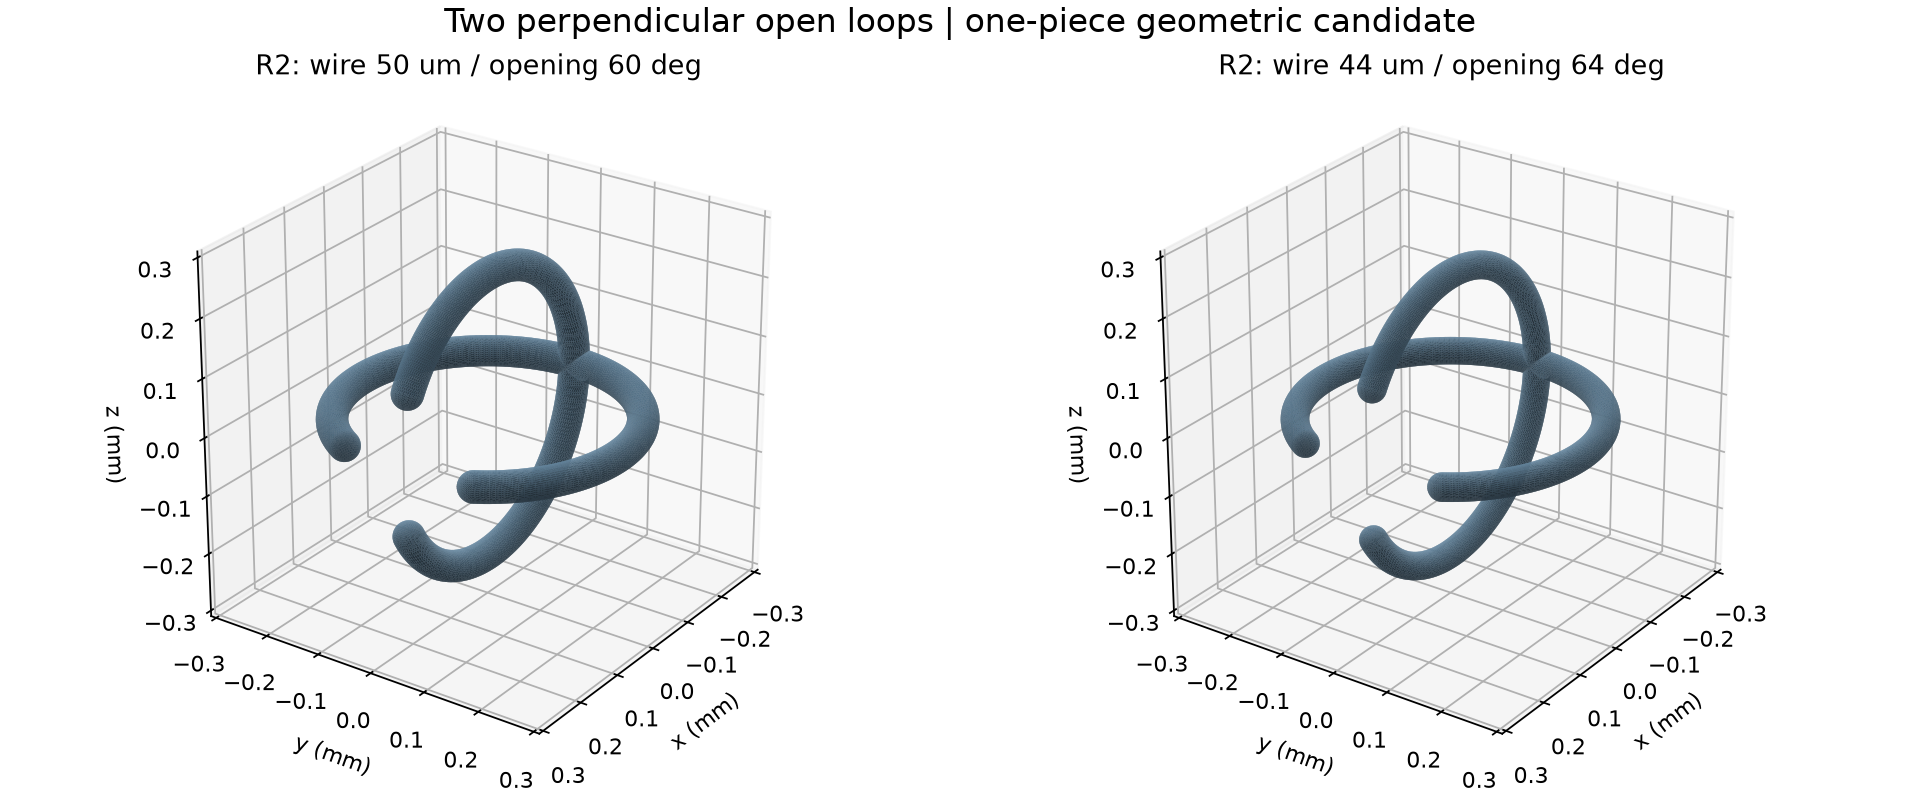

Here is the Python script that generated this plot:
"""R2: two perpendicular rounded C loops, geometric insertion proof and STL.
Does not establish holding, snow friction, manufacturability or physical success."""
from pathlib import Path
import json, math, sys, itertools
H=Path(__file__).resolve().parent; root=H.parent.parent
if (root/".deps").exists():sys.path.insert(0,str(root/".deps"))
import numpy as np
import manifold3d as md
import build_geometry as B
I=json.loads((H/"inputs.json").read_text(encoding="utf-8"))
R=I["ring"]["center_radius_um"]/1000
th=math.radians(I["ring"]["opening_deg"])/2
q=I["ring"]["crossed_variant"]["registered_offset_um"]/1000
xmin=I["ring"]["crossed_variant"]["registered_x_min_um"]/1000
xmax=I["ring"]["crossed_variant"]["registered_x_max_um"]/1000

def crossed(radius_um,narc=161,ncross=48,ncap=12):
    B.a=radius_um/1000
    v,f=B.mesh(0,narc,ncross,ncap)
    one=md.Manifold(md.Mesh(vert_properties=v.astype(np.float32),tri_verts=f.astype(np.uint32)))
    assert one.status()==md.Error.NoError
    both=one+one.rotate((90,0,0))
    assert both.status()==md.Error.NoError and len(both.decompose())==1
    return both

records=[];data=[]
CV=I["ring"]["crossed_variant"]
for ar,opening in [(CV["tube_radius_um"],I["ring"]["opening_deg"]),(CV["lean_tube_radius_um"],CV["lean_opening_deg"])]:
    B.G["opening_deg"]=opening
    th=math.radians(opening)/2
    coarse=crossed(ar,81,24,6);m=crossed(ar)
    mm=m.to_mesh();v=np.asarray(mm.vert_properties[:,:3],dtype=float);f=np.asarray(mm.tri_verts,dtype=int)
    valid=B.validate(v,f);B.write_stl(H/f"R2_crossed_wire{2*ar}um.stl",v,f)
    surface_clearance=q-2*ar/1000
    # Sufficient continuous centreline bound:
    # If a cross-plane distance < q, both residual transverse coordinates < q.
    # With 2q <= R sin(th), allowed C arcs then put both angles near the rear.
    # Their possible x-difference is <= R(1-cos(th)); x translation is >= xmin.
    assert 2*q<=R*math.sin(th)+1e-12
    assert xmin-R*(1-math.cos(th))>q
    critical_x=R*math.cos(th)+math.sqrt(R*R-q*q)
    assert xmin<=critical_x<=xmax
    samples=[]
    for dx in [xmin,.30,.38,critical_x,.48,xmax]:
        intersection=m ^ m.translate((dx,q,q))
        assert intersection.status()==md.Error.NoError
        vol=intersection.volume()
        assert vol<1e-12
        samples.append({"x_mm":dx,"intersection_mm3":vol})
    tube_r=ar/1000
    volume_upper=2*(math.pi*tube_r**2*R*(2*math.pi-2*th)+4*math.pi*tube_r**3/3)
    assert m.volume()<volume_upper
    mass=volume_upper*1e-9*I["ring"]["material_density_kg_m3"]
    rho=mass*I["ring"]["number_density_m3"]
    c=I["cost"];crf=c["discount"]*(1+c["discount"])**c["years"]/((1+c["discount"])**c["years"]-1)
    M=rho*c["area_m2"]*c["depth_m"];P=M*c["assumed_price_JPY_kg"]
    budget=(c["annual_budget_JPY"]-c["initial_other_JPY"]*crf-c["annual_other_JPY"])/(crf+c["replacement"])
    record={"wire_radius_um":ar,"wire_diameter_um":2*ar,"opening_deg":opening,"connected_components":1,
            "volume_mm3":m.volume(),"volume_upper_for_cost_mm3":volume_upper,"coarse_volume_mm3":coarse.volume(),
            "relative_mesh_volume_change":abs(m.volume()/coarse.volume()-1),
            "mesh":valid,"continuous_surface_clearance_um":surface_clearance*1000,
            "path":{"x_min_mm":xmin,"x_max_mm":xmax,"y_mm":q,"z_mm":q,"critical_x_mm":critical_x,
                    "mesh_intersection_checks":samples,"reverse_path_exists":True},
            "bulk_fixed_count_kg_m3":rho,"pilot_mass_kg":M,"assumed_purchase_JPY":P,
            "annual_equivalent_JPY":c["initial_other_JPY"]*crf+c["annual_other_JPY"]+(crf+c["replacement"])*P,
            "finished_price_ceiling_JPY_kg":budget/M,
            "scope":"One registered pairwise path of identical ideal rigid grains; no random capture, retention, wet friction or 50 C mechanics."}
    records.append(record);data.append((ar,opening,v,f))
# Numerical sampling supplements, and does not replace, the analytic bound.
for record in records:
    th=math.radians(record["opening_deg"])/2
    narc=401;p=np.linspace(th,2*math.pi-th,narc)
    arcxy=np.column_stack((R*np.cos(p),R*np.sin(p),np.zeros(narc)))
    arcxz=np.column_stack((R*np.cos(p),np.zeros(narc),R*np.sin(p)))
    centres=np.vstack((arcxy,arcxz));samples=[]
    for dx in [xmin,.30,.38,record["path"]["critical_x_mm"],.48,xmax]:
        shifted=centres+np.array([dx,q,q])
        val=float(np.sqrt(np.min(np.sum((centres[:,None,:]-shifted[None,:,:])**2,axis=2))))
        assert val>=q-1e-12
        samples.append({"x_mm":dx,"sampled_min_centreline_mm":val,"analytic_lower_bound_mm":q})
    record["centreline_samples"]=samples
    T=I["ring"]["crossed_variant"]["tolerance"]
    corners=[]
    for ra,rb,da,db,wa,wb,offset in itertools.product(T["radius_um"],T["radius_um"],T["opening_delta_deg"],T["opening_delta_deg"],T["wire_radius_delta_um"],T["wire_radius_delta_um"],T["path_offset_um"]):
        tha=math.radians(record["opening_deg"]+da)/2
        thb=math.radians(record["opening_deg"]+db)/2
        bound=min(offset,ra*math.sin(tha)-offset,rb*math.sin(thb)-offset)
        xcheck=I["ring"]["crossed_variant"]["registered_x_min_um"]-(rb-ra*math.cos(tha))
        assert xcheck>bound>0
        clearance=bound-(record["wire_radius_um"]+wa)-(record["wire_radius_um"]+wb)
        corners.append({"radius_a_um":ra,"radius_b_um":rb,"opening_a_deg":record["opening_deg"]+da,"opening_b_deg":record["opening_deg"]+db,
                        "wire_a_um":record["wire_radius_um"]+wa,"wire_b_um":record["wire_radius_um"]+wb,
                        "offset_um":offset,"continuous_clearance_bound_um":clearance})
    record["tolerance_corners"]=corners
    record["worst_corner_bound"]=min(corners,key=lambda x:x["continuous_clearance_bound_um"])
    worst=record["worst_corner_bound"]
    rbmax=max(T["radius_um"])+record["wire_radius_um"]+max(T["wire_radius_delta_um"])
    record["relative_rotation_conservative_sensitivity"]=[{"angle_deg":angle,"additional_point_displacement_bound_um":2*rbmax*math.sin(math.radians(angle)/2),"remaining_worst_clearance_um":worst["continuous_clearance_bound_um"]-2*rbmax*math.sin(math.radians(angle)/2)} for angle in [0,.5,1,2,5]]
    record["small_angle_clearance_certificate_limit_deg"]=2*math.degrees(math.asin(max(0,worst["continuous_clearance_bound_um"])/(2*rbmax)))
out={"models":records,"continuous_path_proof":{"q_mm":q,
     "same_plane_bound_mm":q,"nominal_cross_plane_bound_mm":q,
     "general_bound":"min(q, Ra*sin(theta_a/2)-q, Rb*sin(theta_b/2)-q) - a_a - a_b",
     "scope":"Registered path with matched orientation; tolerances allow independent radii, gaps and wire radii. Positive bound certifies clearance only. Reverse route exists."}}
(H/"crossed_results.json").write_text(json.dumps(out,indent=2)+"\n",encoding="utf-8")

import matplotlib
matplotlib.use("Agg")
import matplotlib.pyplot as plt
from mpl_toolkits.mplot3d.art3d import Poly3DCollection
fig=plt.figure(figsize=(12,5),layout="constrained")
for j,(ar,opening,v,f) in enumerate(data):
    ax=fig.add_subplot(1,2,j+1,projection="3d")
    ax.add_collection3d(Poly3DCollection(v[f],facecolors="#779db9",edgecolor="none",shade=True))
    ax.set(xlim=(-.31,.31),ylim=(-.31,.31),zlim=(-.31,.31),xlabel="x (mm)",ylabel="y (mm)",zlabel="z (mm)",
           title=f"R2: wire {2*ar} um / opening {opening} deg")
    ax.set_box_aspect((1,1,1));ax.view_init(26,35)
fig.suptitle("Two perpendicular open loops | one-piece geometric candidate",fontsize=15)
fig.savefig(H/"crossed_geometry.png",dpi=160);plt.close(fig)
print(json.dumps({"models":len(records),"path_clearance_um":[x["continuous_surface_clearance_um"] for x in records],
                  "bulk_kg_m3":[x["bulk_fixed_count_kg_m3"] for x in records],
                  "reverse_path_exists":True},indent=2))
